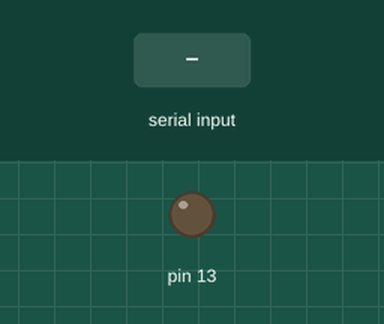
A sketch run on a simulated Arduino Uno, built with avr-gcc and run on an emulated ATmega328P. Shown: output pins drawn as LEDs (lit = HIGH). The inputs (shaded band) are chosen by the test bench.

Above: at 1.2 s.
1.3 s: "o" received over Serial
At 2.3 s:
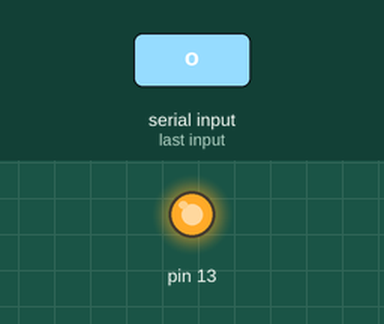
2.8 s: "f" received over Serial
At 3.5 s:
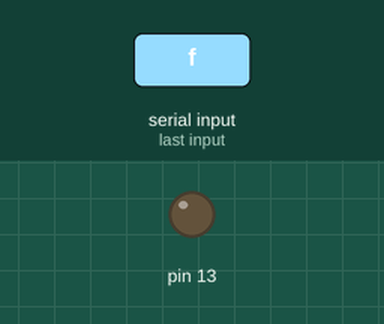
Timing chart, 0 to 5.8 s (numbered marks = the images above; inputs shaded):
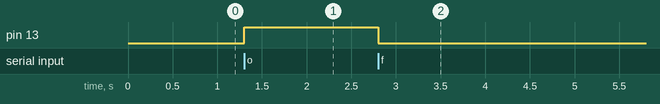

The sketch:

bluetooth.ino
```cpp
void setup()
{
Serial.begin(9600);
pinMode(13, OUTPUT);
}

void loop()
{
  if (Serial.available()){
    char data = Serial.read();
    if (data == 'o')
      digitalWrite(13,HIGH);
    else if (data == 'f')
      digitalWrite(13,LOW);
  }

}
```

Measured:
- after the input at 1.3 s, pin 13: LOW → HIGH at once
- after the input at 2.8 s, pin 13: HIGH → LOW at once
